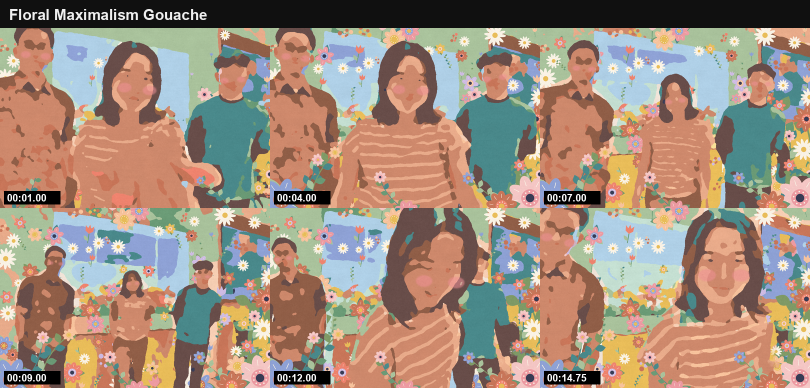
#> input picture styles/60-floral-maximalism-gouache/example.png, 1620 x 776 px, given in place of frame_013.png, which was not available (shown at 1/2 size)
$ python render.py example.png example.png example.png
#> lines starting #> are read from the running program, lines starting #| are printed output that depends on the picture; pictures that were not available may be replaced by others from this repository, and a replacement may not be noted
"""Floral Maximalism Gouache — local approximation of the frame-by-frame restyle.

usage: python -I render.py <frames_dir> <masks_dir> <out_dir> [all | 13 49 85 ...]

Needs faces.json next to this script (Apple Vision boxes + landmarks, made by
`swift faces.swift ../../_source/frames faces.json`) for the cheek blush.

Per frame:
  1. flat 2D illustration: edge-preserving smoothing, then every pixel snaps to
     a fixed pastel folk-art gouache palette (Lab nearest, pastel-lifted), the
     label map is smoothed into clean flat shapes (blurred one-hot argmax) with
     slightly wobbly hand-painted edges (noise domain warp, re-drawn on twos).
  2. gouache surface: low-frequency value mottling inside each flat, dry-brush
     streaks, paper tooth grain, matte (no specular, no harsh shadows).
  3. floral maximalism: a fixed, seeded layout of folk-art motifs — round
     many-petal blooms with dotted centres, daisies, tulips, leafy sprigs and
     vines climbing the frame edges, berry and dot clusters. Background motifs
     sit behind the people (mask), a few foreground blooms/vines at the bottom
     corners overlap them ("through the frame"). Motifs grow in over the first
     ~3 s (staggered, ease-out), then sway gently; petals boil slightly on twos.
  4. storybook faces: soft round pink blush on the cheeks.
"""
import json
import math
import sys
from pathlib import Path

import cv2
import numpy as np
from PIL import Image, ImageDraw

HERE = Path(__file__).resolve().parent
W, H = 1620, 1080
FACES = json.loads((HERE / "faces.json").read_text())
#> (reads styles/71-pixel-sort-glitch/faces.json from the repository)

PAL = np.array([
    (248, 240, 226),  # cream
    (240, 226, 214),  # warm paper
    (244, 196, 194),  # blush
    (236, 150, 158),  # rose pink
    (238, 126, 104),  # coral
    (247, 192, 152),  # peach
    (232, 186, 82),   # mustard
    (246, 222, 146),  # butter
    (166, 192, 152),  # sage
    (100, 150, 112),  # leaf green
    (66, 132, 134),   # teal
    (194, 222, 208),  # mint
    (172, 206, 230),  # sky
    (138, 158, 212),  # periwinkle
    (204, 184, 226),  # lavender
    (198, 112, 82),   # terracotta
    (140, 88, 64),    # cocoa
    (98, 70, 66),     # dark cocoa
    (48, 52, 78),     # navy ink
    (246, 204, 176),  # skin light
    (232, 168, 134),  # skin mid
    (204, 132, 102),  # skin deep
], np.float32)


def lab(rgb):
    a = np.clip(rgb, 0, 255).astype(np.uint8).reshape(-1, 1, 3)
    return cv2.cvtColor(a, cv2.COLOR_RGB2LAB).reshape(-1, 3).astype(np.float32)


PAL_LAB = lab(PAL)
WAB = np.array([1.0, 1.6, 1.6], np.float32)   # prefer hue matches


def flat_labels(frame, mask, n):
    s = 2
    small = cv2.resize(frame, (W // 3, H // 3), interpolation=cv2.INTER_AREA)
    small = cv2.pyrMeanShiftFiltering(small, 6, 22)
    small = cv2.resize(small, (W // s, H // s), interpolation=cv2.INTER_CUBIC)
    small = cv2.bilateralFilter(small, 9, 35, 7).astype(np.float32)
    ms = cv2.resize(mask, (W // s, H // s), interpolation=cv2.INTER_AREA)[..., None]
    L = lab(small).reshape(H // s, W // s, 3)
    # flatten shading ("no harsh shadows"): divide out half of the large-scale light
    illum = cv2.GaussianBlur(L[..., 0], (0, 0), 22)
    L[..., 0] = np.clip(L[..., 0] * (np.mean(illum) / np.maximum(illum, 20)) ** (0.5 + 0.3 * ms[..., 0]), 0, 255)
    # pastel lift: lighter, more chroma; the room goes extra pastel
    L[..., 0] = L[..., 0] * 0.72 + 255 * 0.26
    L[..., 1:] = (L[..., 1:] - 128) * (1.35 + 0.9 * (1 - ms)) + 128
    flat = L.reshape(-1, 3)
    d = (((flat[:, None, :] - PAL_LAB[None]) * WAB) ** 2).sum(-1)
    idx = d.argmin(1).reshape(H // s, W // s)
    # smooth shapes: blurred one-hot argmax, with a noise domain warp for painted edges
    rng = np.random.default_rng(1000 + n // 2)
    nx = cv2.GaussianBlur(rng.normal(0, 1, (H // s, W // s)).astype(np.float32), (0, 0), 6) * 22
    ny = cv2.GaussianBlur(rng.normal(0, 1, (H // s, W // s)).astype(np.float32), (0, 0), 6) * 22
    gy, gx = np.mgrid[0:H // s, 0:W // s].astype(np.float32)
    idx = cv2.remap(idx.astype(np.float32), gx + nx, gy + ny, cv2.INTER_NEAREST,
                    borderMode=cv2.BORDER_REPLICATE).astype(np.int64)
    best = np.full(idx.shape, -1.0, np.float32)
    out = np.zeros_like(idx)
    for k in np.unique(idx):
        sc = cv2.GaussianBlur((idx == k).astype(np.float32), (0, 0), 3.2)
        upd = sc > best
        out[upd] = k
        best[upd] = sc[upd]
    return cv2.resize(out.astype(np.uint8), (W, H), interpolation=cv2.INTER_NEAREST)


def gouache(idx, n):
    col = PAL[idx]
    rng = np.random.default_rng(n // 2)
    # value mottling within flats (opaque gouache is never perfectly even)
    mott = cv2.GaussianBlur(rng.normal(0, 1, (H // 8, W // 8)).astype(np.float32), (0, 0), 2)
    mott = cv2.resize(mott, (W, H), interpolation=cv2.INTER_CUBIC)
    # dry-brush streaks (directional noise, mostly horizontal)
    st = rng.normal(0, 1, (H // 2, W // 2)).astype(np.float32)
    st = cv2.GaussianBlur(st, (0, 0), sigmaX=14, sigmaY=1.2)
    st = cv2.resize(st, (W, H), interpolation=cv2.INTER_LINEAR)
    col = col * (1 + 0.035 * mott[..., None] + 0.05 * st[..., None])
    return col


def paper_grain(n):
    rng = np.random.default_rng(77)   # fixed paper tooth
    g = rng.normal(0, 1, (H, W)).astype(np.float32)
    g = cv2.GaussianBlur(g, (0, 0), 0.8) * 0.6 + cv2.GaussianBlur(g, (0, 0), 2.5) * 1.4
    fresh = np.random.default_rng(n).normal(0, 1, (H, W)).astype(np.float32) * 0.35
    return g + fresh


# ---------------------------------------------------------------- motifs ----

BLOOM = [(236, 150, 158), (238, 126, 104), (232, 186, 82), (138, 158, 212), (204, 184, 226),
         (244, 196, 194), (198, 112, 82), (247, 192, 152)]
LEAF = [(100, 150, 112), (66, 132, 134), (166, 192, 152), (122, 150, 96)]
CREAM = (250, 242, 228)
INK = (48, 52, 78)


def ellipse_poly(cx, cy, a, b, rot, n=28):
    t = np.linspace(0, 2 * np.pi, n, endpoint=False)
    x, y = a * np.cos(t), b * np.sin(t)
    c, s = math.cos(rot), math.sin(rot)
    return [(cx + x[i] * c - y[i] * s, cy + x[i] * s + y[i] * c) for i in range(n)]


def leaf_poly(x0, y0, ang, L, wdt):
    pts = []
    for t in np.linspace(0, 1, 12):
        pts.append((t * L, math.sin(math.pi * t) * wdt))
    for t in np.linspace(1, 0, 12):
        pts.append((t * L, -math.sin(math.pi * t) * wdt))
    c, s = math.cos(ang), math.sin(ang)
    return [(x0 + x * c - y * s, y0 + x * s + y * c) for x, y in pts]


def draw_bloom(d, cx, cy, r, rot, col, jit, rng):
    k = int(rng.integers(6, 10))
    for i in range(k):
        a = rot + i * 2 * np.pi / k + jit[i % len(jit)]
        px, py = cx + math.cos(a) * r * 0.55, cy + math.sin(a) * r * 0.55
        d.polygon(ellipse_poly(px, py, r * 0.55, r * 0.30, a), fill=col)
    inner = BLOOM[(BLOOM.index(col) + 3) % len(BLOOM)]
    d.ellipse([cx - r * 0.42, cy - r * 0.42, cx + r * 0.42, cy + r * 0.42], fill=inner)
    d.ellipse([cx - r * 0.2, cy - r * 0.2, cx + r * 0.2, cy + r * 0.2], fill=INK if rng.random() < 0.4 else (232, 186, 82))
    for i in range(10):                        # folk dot ring
        a = rot + i * 2 * np.pi / 10
        x, y = cx + math.cos(a) * r * 0.31, cy + math.sin(a) * r * 0.31
        q = max(1.5, r * 0.035)
        d.ellipse([x - q, y - q, x + q, y + q], fill=CREAM)
    for i in range(k):                         # petal veins
        a = rot + i * 2 * np.pi / k + jit[i % len(jit)]
        x1, y1 = cx + math.cos(a) * r * 0.6, cy + math.sin(a) * r * 0.6
        x2, y2 = cx + math.cos(a) * r * 0.88, cy + math.sin(a) * r * 0.88
        d.line([(x1, y1), (x2, y2)], fill=CREAM, width=max(1, int(r * 0.03)))


def draw_daisy(d, cx, cy, r, rot, jit):
    for i in range(12):
        a = rot + i * np.pi / 6 + jit[i % len(jit)] * 0.5
        px, py = cx + math.cos(a) * r * 0.55, cy + math.sin(a) * r * 0.55
        d.polygon(ellipse_poly(px, py, r * 0.5, r * 0.15, a), fill=CREAM)
    d.ellipse([cx - r * 0.25, cy - r * 0.25, cx + r * 0.25, cy + r * 0.25], fill=(232, 186, 82))


def draw_tulip(d, x, y, r, rot, col):
    c, s = math.cos(rot), math.sin(rot)
    P = lambda u, v: (x + u * c - v * s, y + u * s + v * c)
    d.line([P(0, 0), P(0, r * 1.6)], fill=LEAF[0], width=max(2, int(r * 0.12)))
    d.polygon(leaf_poly(*P(0, r * 1.3), rot + math.pi * 1.25, r * 0.9, r * 0.22), fill=LEAF[2])
    d.polygon([P(-r * 0.5, 0), P(-r * 0.55, -r * 0.7), P(-r * 0.2, -r * 0.35), P(0, -r * 0.85),
               P(r * 0.2, -r * 0.35), P(r * 0.55, -r * 0.7), P(r * 0.5, 0), P(0, r * 0.35)], fill=col)


def draw_sprig(d, x, y, L, ang, col, rng, sway):
    pts = []
    for t in np.linspace(0, 1, 18):
        a = ang + sway * t + 0.35 * math.sin(t * 3 + x * 0.01)
        if not pts:
            pts.append((x, y))
        else:
            px, py = pts[-1]
            pts.append((px + math.cos(a) * L / 17, py + math.sin(a) * L / 17))
    d.line(pts, fill=col, width=max(2, int(L * 0.018)), joint="curve")
    for i in range(2, 18, 2):
        px, py = pts[i]
        a = ang + sway * i / 17
        side = 1 if i % 4 == 0 else -1
        d.polygon(leaf_poly(px, py, a + side * 0.9, L * 0.16, L * 0.05), fill=LEAF[int(rng.integers(0, 4))])
    return pts[-1]


def layout():
    rng = np.random.default_rng(2026)
    items = []
    # vines climbing the left and right edges and along the bottom (behind)
    for i in range(7):
        x = rng.uniform(0, 110) if i % 2 == 0 else rng.uniform(W - 110, W)
        items.append(dict(kind="vine", x=x, y=H + 20, L=rng.uniform(380, 720),
                          ang=-math.pi / 2 + (0.35 if x < W / 2 else -0.35) * rng.uniform(0.3, 1),
                          fg=False, born=rng.integers(0, 24)))
    # background blooms: dense near edges / top band, sparser toward centre
    tries = 0
    while len(items) < 125 and tries < 6000:
        tries += 1
        x, y = rng.uniform(0, W), rng.uniform(0, H)
        edge = min(x, W - x, y * 1.6, (H - y) * 1.2) / (W / 2)
        if rng.random() < edge * 1.15:
            continue
        r = rng.uniform(24, 66) * (1.25 - 0.5 * edge)
        if any(math.hypot(x - it["x"], y - it["y"]) < (r + it.get("r", 30)) * 0.8 for it in items if it["kind"] != "vine"):
            continue
        kind = rng.choice(["bloom", "bloom", "daisy", "tulip", "sprig", "dots"])
        items.append(dict(kind=kind, x=x, y=y, r=r, rot=rng.uniform(0, 6.28),
                          col=BLOOM[int(rng.integers(0, len(BLOOM)))], fg=False,
                          born=int(rng.integers(0, 34))))
    # foreground growth at the bottom corners, overlapping the people
    for x, y, r in [(70, 1030, 120), (230, 1075, 80), (1560, 1020, 125), (1390, 1070, 85), (820, 1110, 70)]:
        items.append(dict(kind="vine", x=x, y=H + 30, L=rng.uniform(260, 420),
                          ang=-math.pi / 2 + (0.5 if x < W / 2 else -0.5), fg=True, born=int(rng.integers(6, 30))))
        items.append(dict(kind="bloom", x=x, y=y, r=r, rot=rng.uniform(0, 6.28),
                          col=BLOOM[int(rng.integers(0, len(BLOOM)))], fg=True, born=int(rng.integers(8, 36))))
    return items


ITEMS = layout()


def draw_motifs(n, fg):
    S = 2
    im = Image.new("RGBA", (W * S, H * S), (0, 0, 0, 0))
    d = ImageDraw.Draw(im)
    jr = np.random.default_rng(5000 + n // 2)
    for i, it in enumerate(ITEMS):
        if it["fg"] != fg:
            continue
        g = np.clip((n - 1 - it["born"]) / 10.0, 0, 1)
        g = 1 - (1 - g) ** 3                       # ease-out growth
        if g <= 0:
            continue
        sway = 0.06 * math.sin(n * 0.18 + i * 1.7)
        rng = np.random.default_rng(i)
        jit = list(jr.normal(0, 0.05, 4))
        x, y = it["x"] * S, it["y"] * S
        if it["kind"] == "vine":
            end = draw_sprig(d, x, y, it["L"] * S * g, it["ang"], LEAF[i % 4], rng, sway * 2)
            if g > 0.8:
                r = 34 * S * (g - 0.8) / 0.2
                draw_bloom(d, end[0], end[1], r, sway, BLOOM[i % len(BLOOM)], jit, rng)
            continue
        r = it["r"] * S * g
        rot = it["rot"] + sway
        if it["kind"] == "bloom":
            for k in range(3):                    # leaves tucked under the bloom
                a = rot + k * 2.1
                d.polygon(leaf_poly(x, y, a, r * 1.35, r * 0.32), fill=LEAF[(i + k) % 4])
            draw_bloom(d, x, y, r, rot, it["col"], jit, rng)
        elif it["kind"] == "daisy":
            draw_daisy(d, x, y, r * 0.8, rot, jit)
        elif it["kind"] == "tulip":
            draw_tulip(d, x, y, r * 0.75, sway * 2 + (rot % 0.6 - 0.3), it["col"])
        elif it["kind"] == "sprig":
            draw_sprig(d, x, y + r, r * 2.4, -math.pi / 2 + (rot % 1.2 - 0.6), LEAF[i % 4], rng, sway * 3)
        elif it["kind"] == "dots":
            for k in range(7):
                a = rot + k * 0.9
                q = r * (0.12 + 0.05 * (k % 3))
                px, py = x + math.cos(a) * r * 0.6 * (k % 3 + 1) / 3, y + math.sin(a) * r * 0.6 * (k % 3 + 1) / 3
                d.ellipse([px - q, py - q, px + q, py + q], fill=it["col"] if k % 2 else (198, 112, 82))
    im = im.resize((W, H), Image.LANCZOS)
    a = np.asarray(im).astype(np.float32)
    return a[..., :3], a[..., 3:] / 255


def blush_layer(n):
    b = np.zeros((H, W), np.float32)
    for f in FACES.get(f"frame_{n:03d}.png", []):
        x, y, w, h = f["box"]
        for ek in ("leftEye", "rightEye"):
            if ek not in f:
                continue
            e = np.array(f[ek]).mean(0)
            side = 1 if e[0] > x + w / 2 else -1
            cx, cy = e[0] + side * w * 0.06, e[1] + h * 0.22
            cv2.ellipse(b, (int(cx), int(cy)), (int(w * 0.13), int(w * 0.09)), 0, 0, 360, 1.0, -1, cv2.LINE_AA)
    return cv2.GaussianBlur(b, (0, 0), 4)[..., None]


def render(frame, mask, n):
    idx = flat_labels(frame, mask, n)
    img = gouache(idx, n)
    m = cv2.GaussianBlur(mask, (0, 0), 1.0)
    m = np.clip((m - 0.5) * 4 + 0.5, 0, 1)[..., None]
    bc, ba = draw_motifs(n, False)
    ba = ba * (1 - m)                             # behind the people
    img = img * (1 - ba) + gouache_tint(bc, n) * ba
    bl = blush_layer(n) * 0.55
    img = img * (1 - bl) + bl * np.array([240, 140, 146])
    fc, fa = draw_motifs(n, True)
    img = img * (1 - fa) + gouache_tint(fc, n) * fa
    # matte paper finish
    img = img + paper_grain(n)[..., None] * 4.5
    img = img * 0.96 + 10
    return np.clip(img, 0, 255).astype(np.uint8)


def gouache_tint(c, n):
    rng = np.random.default_rng(9000 + n // 2)
    st = cv2.GaussianBlur(rng.normal(0, 1, (H // 2, W // 2)).astype(np.float32), (0, 0), sigmaX=6, sigmaY=6)
    st = cv2.resize(st, (W, H))
    return c * (1 + 0.06 * st[..., None])


def main():
    fdir, mdir, out = Path(sys.argv[1]), Path(sys.argv[2]), Path(sys.argv[3])
    out.mkdir(parents=True, exist_ok=True)
    args = sys.argv[4:] or ["13", "49", "85", "109", "145", "178"]
    nums = list(range(1, 180)) if args == ["all"] else [int(a) for a in args]
    for n in nums:
        f = cv2.cvtColor(cv2.imread(str(fdir / f"frame_{n:03d}.png")), cv2.COLOR_BGR2RGB)
        m = cv2.imread(str(mdir / f"frame_{n:03d}.png"), cv2.IMREAD_GRAYSCALE).astype(np.float32) / 255
        img = render(f, m, n)
        cv2.imwrite(str(out / f"frame_{n:03d}.png"), cv2.cvtColor(img, cv2.COLOR_RGB2BGR))
        print(n, end=" ", flush=True)
    print()


if __name__ == "__main__":
    main()
#> in flat_labels, `idx = d.argmin(1).reshape(H // s, W // s)`: idx: shape (540, 810) int64; 22 distinct labels, from 0 to 21
#> in flat_labels, `idx = cv2.remap(idx.astype(np.float32), gx + nx, gy + ny, cv2.INTER_NE..`:
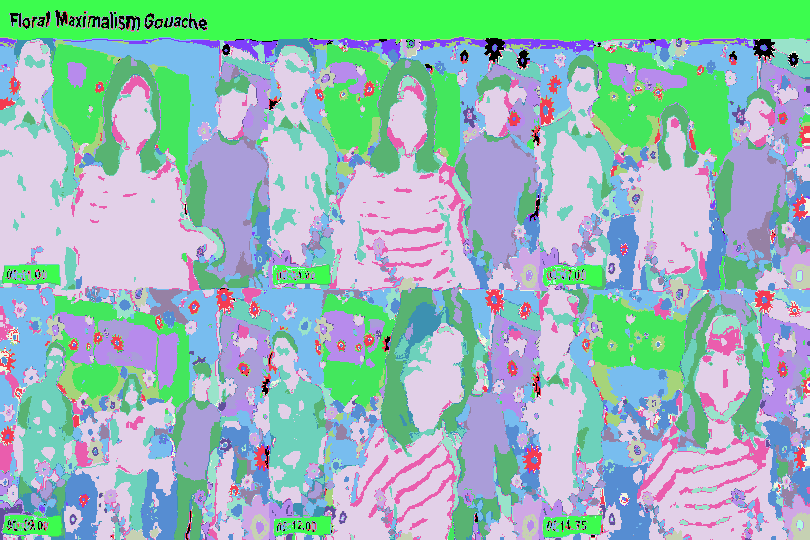
#> idx: shape (540, 810) int64; 22 distinct labels, from 0 to 21; one colour per label, 0 black
#> the loop in flat_labels, `for k in np.unique(idx):` made 22 passes
#> after the loop in flat_labels, `for k in np.unique(idx):`:
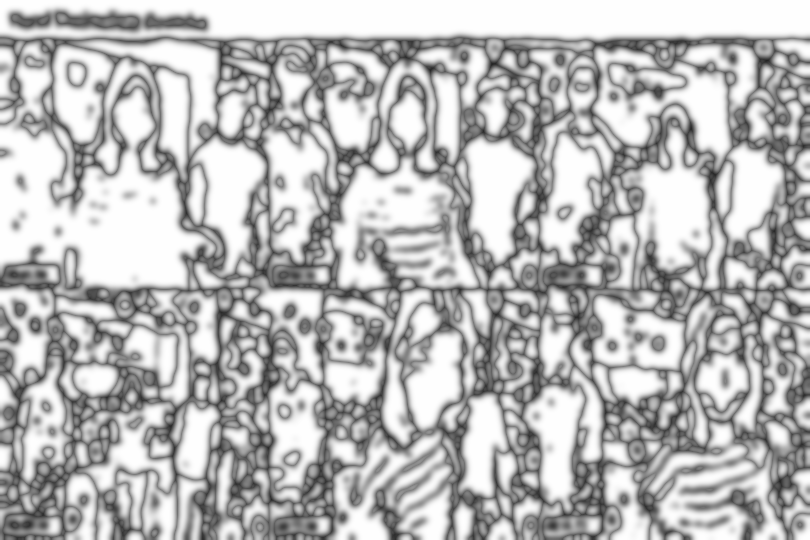
#> best: shape (540, 810) float32; min 0.142, max 1, mean 0.726
#> after the loop in flat_labels, `for k in np.unique(idx):`:
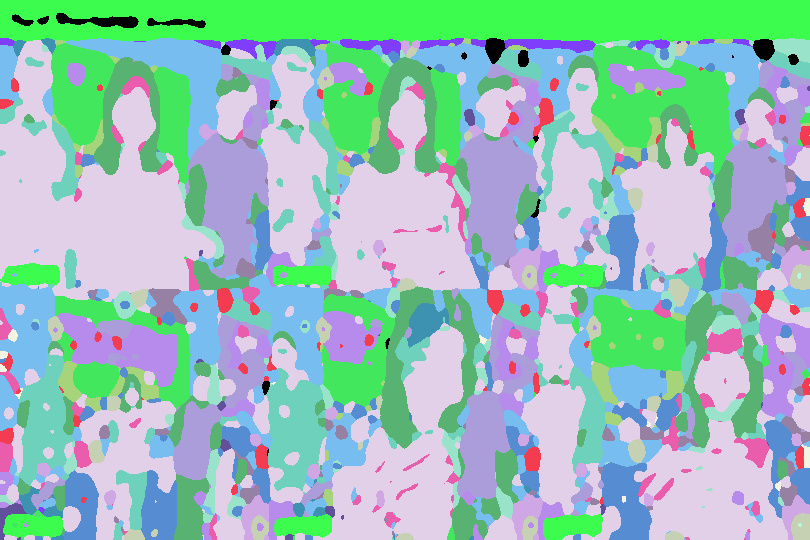
#> out: shape (540, 810) int64; 22 distinct labels, from 0 to 21; one colour per label, 0 black
#> in gouache, `st = cv2.GaussianBlur(st, (0, 0), sigmaX=14, sigmaY=1.2)`:
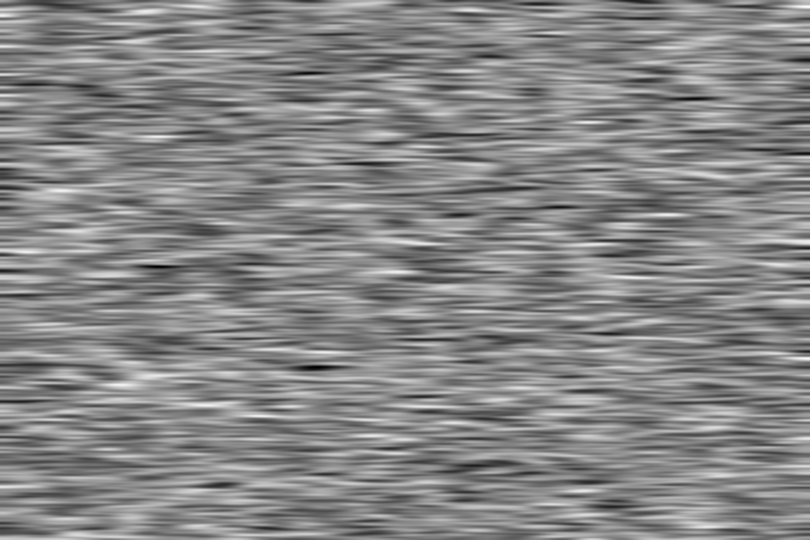
#> st: shape (540, 810) float32; min -0.307, max 0.277, mean 0.000957; drawn with min black and max white
#> in render, `m = np.clip((m - 0.5) * 4 + 0.5, 0, 1)[..., None]`:
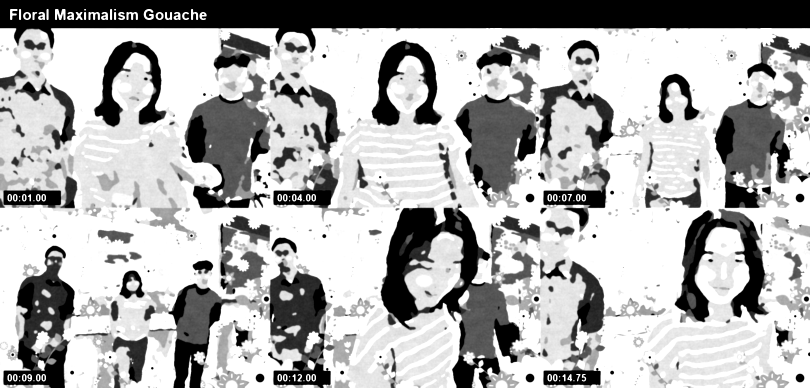
#> m: shape (776, 1620, 1) float32 (shown at 1/2 size); min 0, max 1, mean 0.685
#> in draw_motifs, `im = Image.new("RGBA", (W * S, H * S), (0, 0, 0, 0))`: im: PIL image 3240x2160 RGBA; every value is 0
#> the loop in draw_motifs, `for i, it in enumerate(ITEMS):` made 135 passes
#> end on passes 1, 2, 3, 5, 6, 7: (586.5, 1146.5), (2933.9, 1202.9), (457.9, 1086.1), (226.2, 1868.7), (3008.6, 1493.2), (171.1, 1888)
#> in draw_motifs, `im = im.resize((W, H), Image.LANCZOS)`:
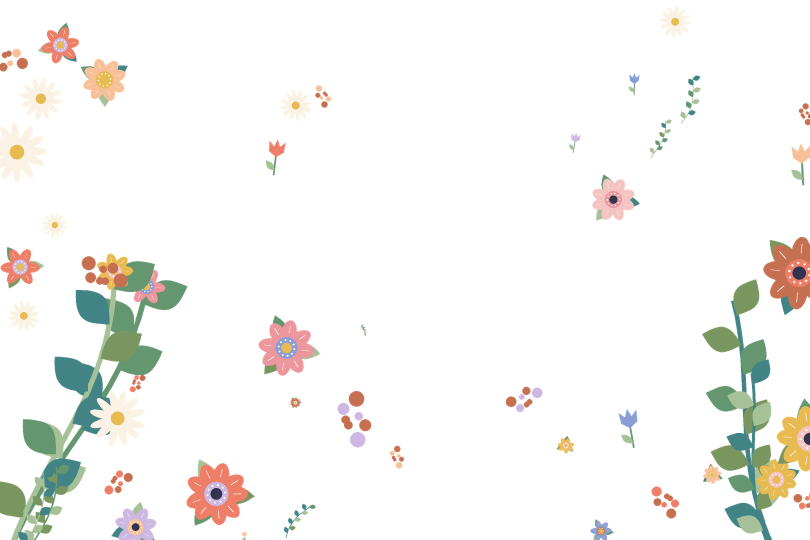
#> im: PIL image 1620x1080 RGBA (shown at 1/2 size); mean R, G, B, A 21.7, 20.8, 17.4, 28.2; transparent parts drawn white
#> in render, `bc, ba = draw_motifs(n, False)`:
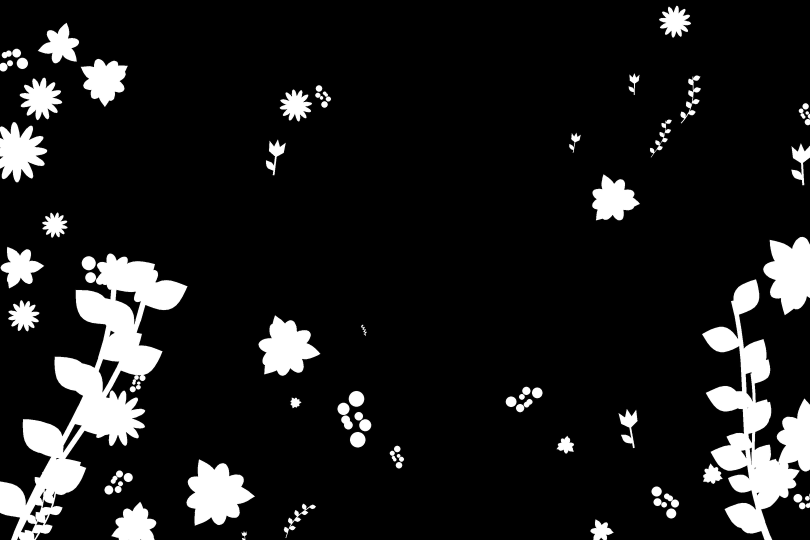
#> ba: shape (1080, 1620, 1) float32 (shown at 1/2 size); min 0, max 1, mean 0.111
#> (the run stopped early here; a loop or call above may not have finished)
